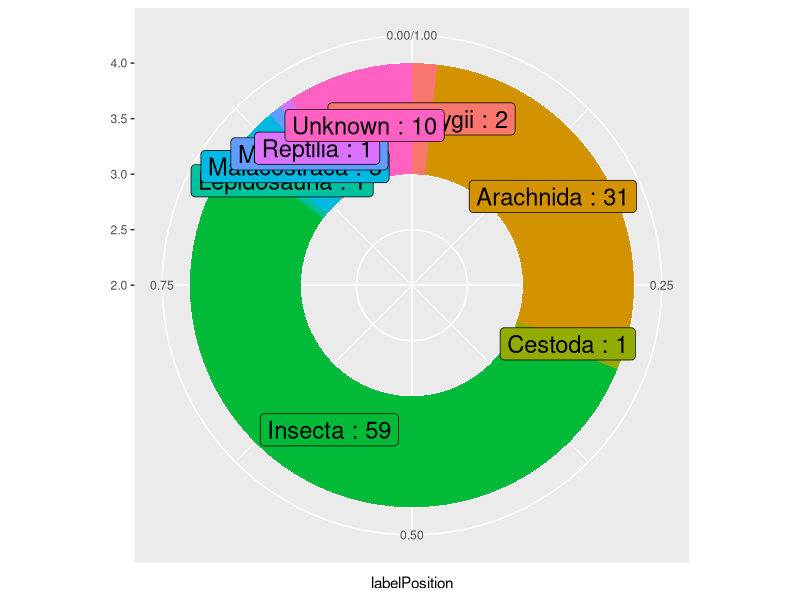
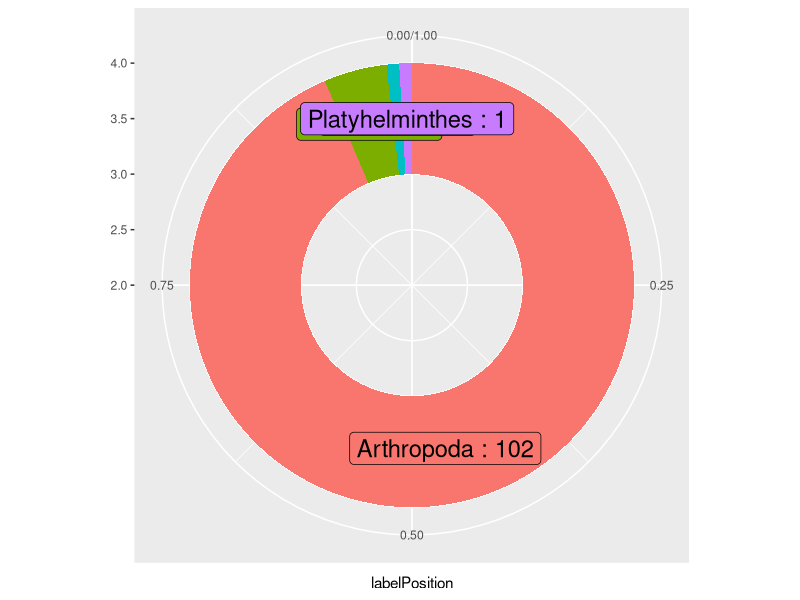

These figures' R source, in order:
library(ggplot2)
library(dplyr)

host_table <- read.table('./files/total_host.tsv', header = TRUE)
head(host_table)
host_table$count = 1
host_table_class <- host_table %>%
                      group_by(host_class) %>%
                      mutate(Tcount= sum(count))
host_table_class <- select(host_table_class, c(host_class,Tcount))
host_table_class <- host_table_class %>% 
                        group_by(host_class,Tcount) %>%
                        slice(1)
host_table_class$fraction <- host_table_class$Tcount / sum(host_table_class$Tcount)
host_table_class$ymax <- cumsum(host_table_class$fraction)
host_table_class$ymin <- c(0, head(host_table_class$ymax, n=-1))
host_table_class$labelPosition <- (host_table_class$ymax + host_table_class$ymin) / 2
host_table_class$label <- paste0(host_table_class$host_class, " : ", host_table_class$Tcount)

ggplot(host_table_class, aes(ymax=ymax, ymin=ymin, xmax=4, xmin=3, fill=host_class,)) +
  geom_rect() +
  geom_label( x=3.5, aes(y=labelPosition, label=label), size=6) +
  coord_polar(theta="y") +
  xlim(c(2, 4)) +
  theme(legend.position = "none")

host_table_phylum <- host_table %>%
  group_by(host_phylum) %>%
  mutate(Tcount= sum(count))
host_table_phylum <- select(host_table_phylum, c(host_phylum,Tcount))
host_table_phylum <- host_table_phylum %>% 
  group_by(host_phylum,Tcount) %>%
  slice(1)

host_table_phylum$fraction <- host_table_phylum$Tcount / sum(host_table_phylum$Tcount)
host_table_phylum$ymax <- cumsum(host_table_phylum$fraction)
host_table_phylum$ymin <- c(0, head(host_table_phylum$ymax, n=-1))
host_table_phylum$labelPosition <- (host_table_phylum$ymax + host_table_phylum$ymin) / 2
host_table_phylum$label <- paste0(host_table_phylum$host_phylum, " : ", host_table_phylum$Tcount)

ggplot(host_table_phylum, aes(ymax=ymax, ymin=ymin, xmax=4, xmin=3, fill=host_phylum,)) +
  geom_rect() +
  geom_label( x=3.5, aes(y=labelPosition, label=label), size=6) +
  coord_polar(theta="y") +
  xlim(c(2, 4)) +
  theme(legend.position = "none")
